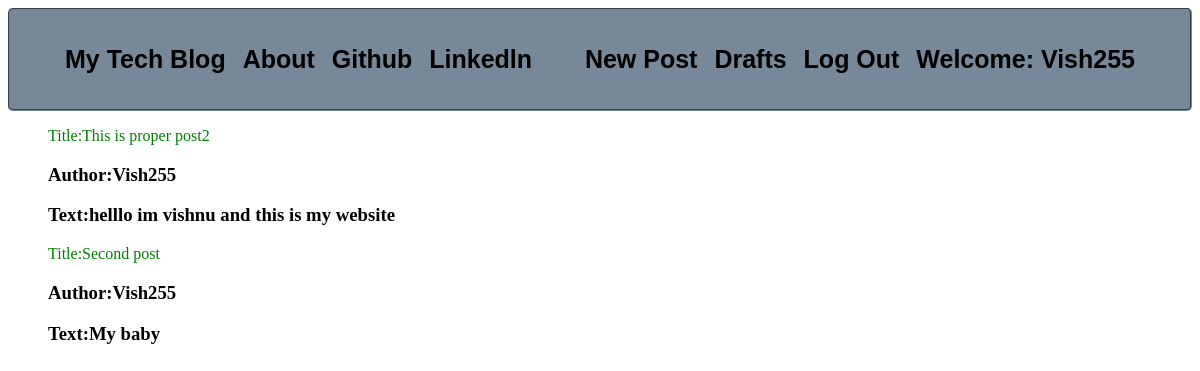
The page /blogapp/drafts/ (signed in) on the database its author committed.
### blogapp/models.py (models this page shows, shortened)
class NewPost(models.Model):
    post_author = models.CharField(max_length=20)
    post_title = models.CharField(max_length=32)
    post_text = models.CharField(max_length=200)
    post_save = models.BooleanField(default=False)
    post_time = models.DateField(max_length=200,default=now,null=True)

### blogapp/views.py (the view)
# urls.py: re_path(r'drafts/',views.DraftsListView,name = 'drafts'),
def DraftsListView(request):
    drafts = models.NewPost.objects.filter(post_author=request.user,post_save=False)
    return render(request,'drafts.html',context={'draftslist':drafts})

### templates/drafts.html (shortened to what this page needs)
{% extends "base.html" %}
{% load static %}
{% block body_block %}
<ul>
  <form class="draftslist_main" method="post">
    {% for d in draftslist %}
      <li>
        <a href="{% url 'draftview' d.pk %}">Title:{{ d.post_title }}</a>
      </li>
      <li>
        <h3>
          Author:{{ d.post_author }}
        </h3>
      </li>
      <li>
        <h3>
          Text:{{ d.post_text }}
        </h3>
      </li>
      {% endfor %}
</ul>
{% endblock %}

### templates/base.html (shortened to what this page needs)
{% load static %}
<!DOCTYPE html>
<html lang="en" dir="ltr">
  <head>
    <link rel="stylesheet" type="text/css" href="{% static 'css/second.css' %}">
  </head>
  <body>
      <link rel="stylesheet" href="https://cdnjs.cloudflare.com/ajax/libs/font-awesome/4.7.0/css/font-awesome.min.css">
      <div class="home_class">
        <ul>
          <div class="base_class">
            <li><a href="/">My Tech Blog</a></li>
            <li><a href="/about">About</a></li>
            <li><a href="https://github.com/">Github</a></li>
            <li><a href="https://www.linkedin.com/">Linkedln</a></li>
          </div>
          <div class="login_class">
            {% if user.is_authenticated %}
              <li><a href="/blogapp/newpost">New Post</a></li>
              <li><a href="/blogapp/drafts">Drafts</a></li>
              <li><a href="/blogapp/logout">Log Out</a></li>
              <li>Welcome: {{user}}</li>
            {% else %}
              <li><font size = "5.5"><a href="/blogapp/login"><i class="fa fa-user"></i></a></font></li>
            {% endif %}
          </div>
        </ul>
      </div>
{% block body_block %}
{% endblock %}
</body>
</html>

### static/css/second.css (style rules this page uses)
body { background-image: url(https://images.pexels.com/photos/1939485/pexels-photo-1939485.jpeg?auto=compress&cs=tinysrgb&w=1260&h=750&dpr=2); }
li { list-style: none; display: inline; }
.home_class { font-family: Arial, Times, serif; background-color: #778899; border: 2px solid #778899; border-style: groove; border-radius: 5px; padding: 10px; font-weight: bold; font-size: 25px; font-stretch: extra-expanded; color: black; }
.home_class a { color: black; }
a:link { text-decoration: none; }
a { color: green; }
.base_class { display: inline-block; width: 500px; }
.login_class { display: inline-block; float: right; padding-right: 40px; }
.login_class li { border: 5px solid #778899; }
.base_class li { border: 5px solid #778899; }

### rows shown on the page
NewPost: post_title "This is proper post2", post_author "Vish255", post_text "helllo im vishnu and this is my website"
NewPost: post_title "Second post", post_author "Vish255", post_text "My baby"

### other values the page prints
{{ user }} "Vish255"
